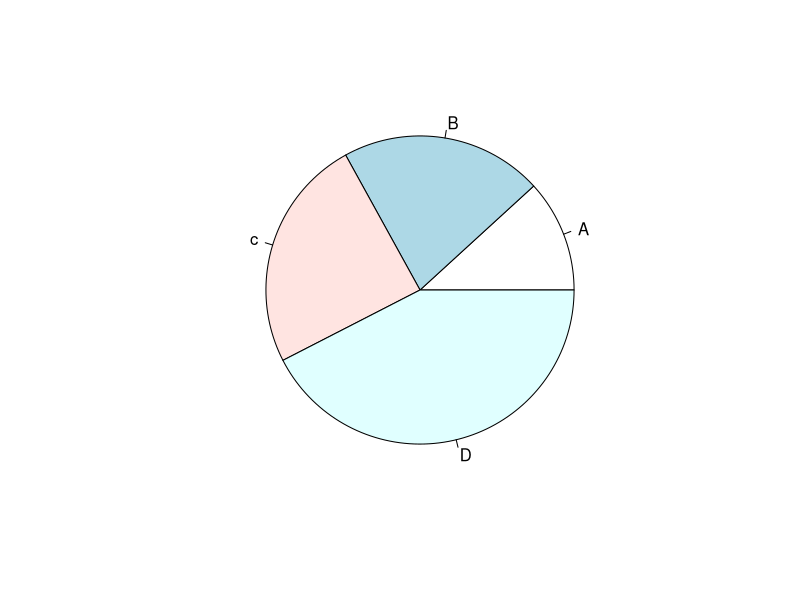
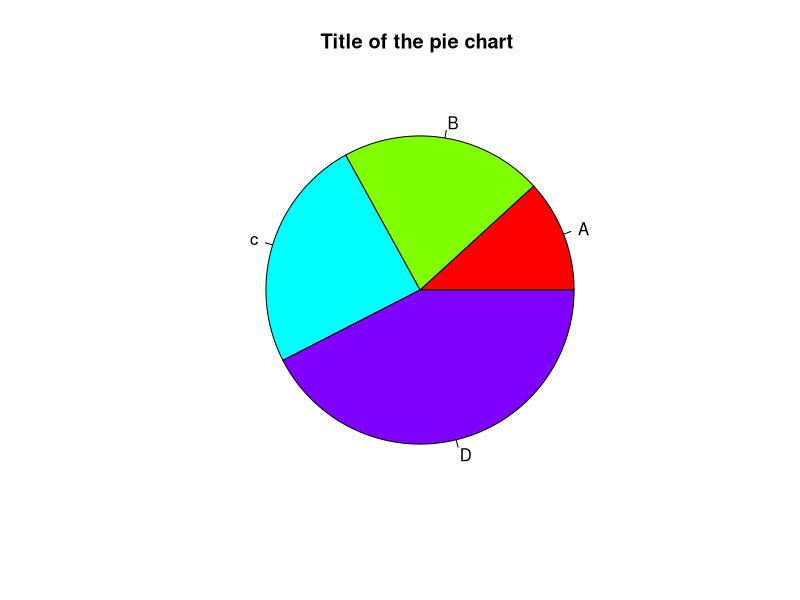
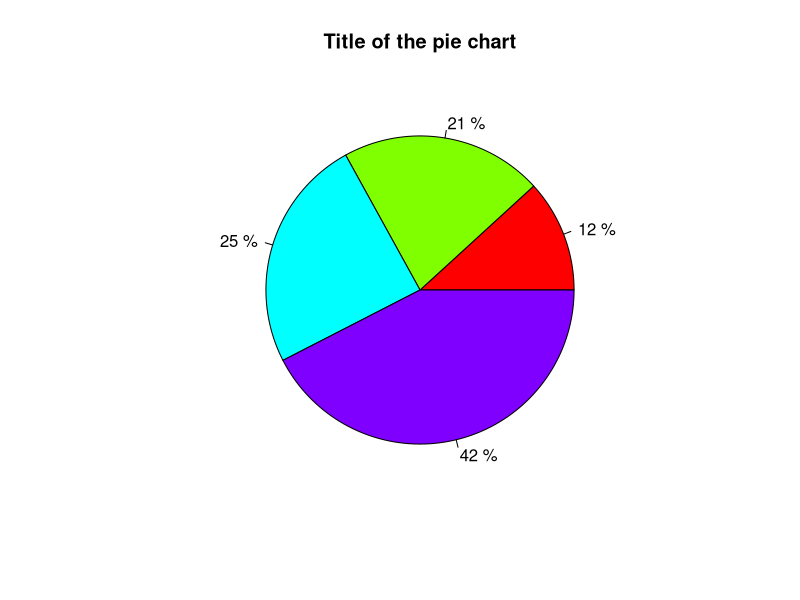
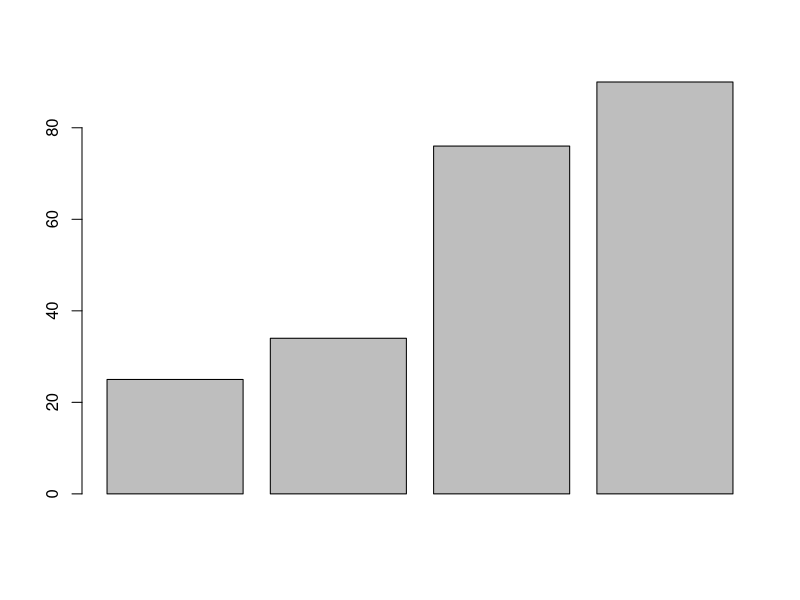
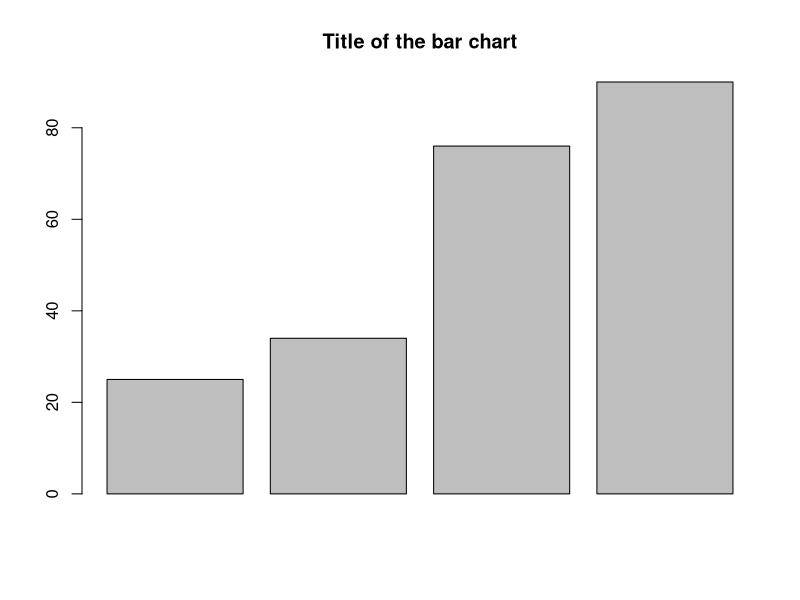
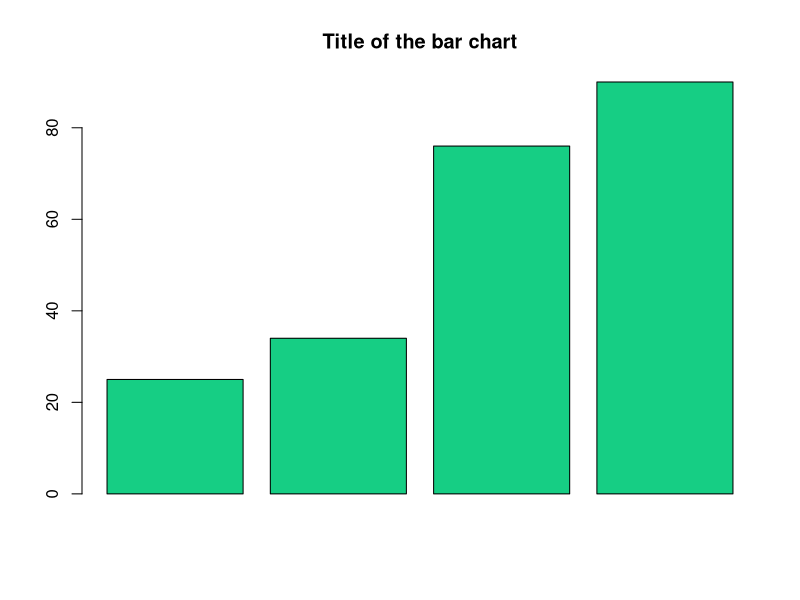
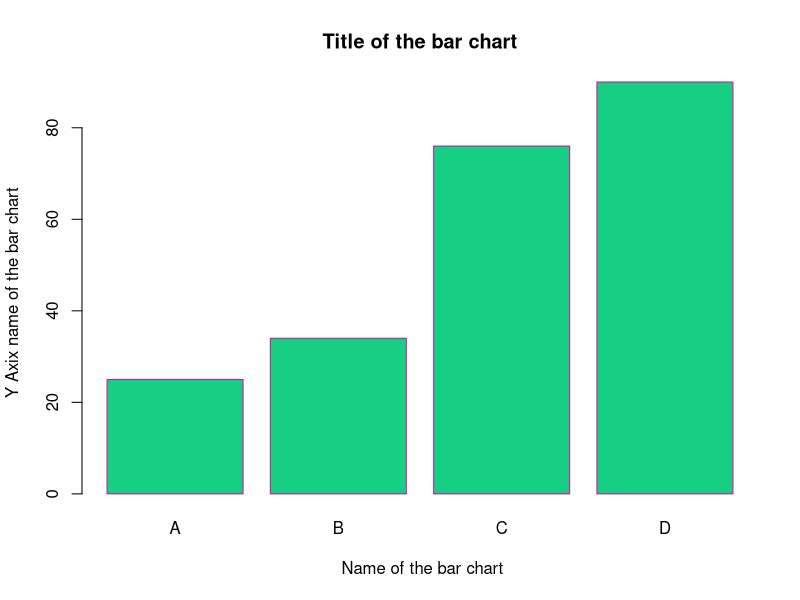
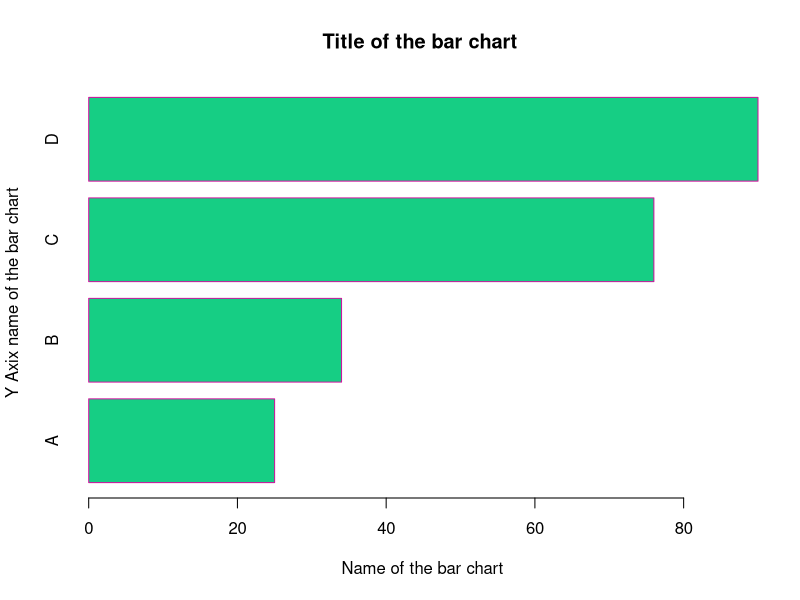

These charts were generated, in order, by the following R code:
# Assign a value to variable A
A <- 20

# Print the value of A
A


# -------------------------------
# Assign different types of data
# -------------------------------

w = 45        # Integer value
e = 67.5      # Numeric (decimal) value
s = "Amal"    # Character (string) value
r = TRUE      # Logical (boolean) value


# -----------------------------------------
# Display the data type (class) of variables
# -----------------------------------------

class(w)  # Returns "numeric" (R treats integers as numeric)
class(e)  # Returns "numeric"
class(s)  # Returns "character"
class(r)  # Returns "logical"


# -------------------------------
# VECTORS (One-dimensional arrays)
# -------------------------------

vec_num1 = c(1:5)                 # Vector from 1 to 5
vec_num2 = c(20, 10, 30, 25, 40) # Custom numeric vector
vec_num3 = c(1:9)                # Vector from 1 to 9

vec_num4 = c(2, 2, 2)            # Vector with repeated values
vec_num5 = c(2, 4, 6)            # Another numeric vector


# Print vectors
vec_num1
vec_num2
vec_num3


# -------------------------------
# Vector Arithmetic Operations
# -------------------------------

vec_num1 + vec_num2  # Element-wise addition
vec_num1 * vec_num2  # Element-wise multiplication
vec_num1 - vec_num2  # Element-wise subtraction
vec_num1 / vec_num2  # Element-wise division
vec_num5 ^ vec_num4  # Exponentiation (power)


# -------------------------------
# MATRICES (2D Arrays)
# -------------------------------

z = c(1:6)                 # Data for first matrix
u = c(4, 5, 6, 7, 8, 1)   # Data for second matrix

# Create matrix A (filled column-wise)
mat_A = matrix(data = z, nrow = 3, ncol = 2, byrow = FALSE)

mat_A

# Create matrix B (filled row-wise)
mat_B = matrix(data = u, nrow = 3, ncol = 2, byrow = TRUE)

mat_B


# -------------------------------
# Matrix Operations
# -------------------------------

# Matrix addition
add_AB = mat_A + mat_B   
add_AB

# Matrix subtraction
sub_AB = mat_A - mat_B   
sub_AB

# Element-wise division
dev_AB = mat_A / mat_B  
dev_AB

mul_AB = mat_A * mat_B   # Element-wise multiplication
mul_AB


# -------------------------------
# DATA FRAMES
# -------------------------------

a = c(10, 20, 30, 40)   # Numeric vector
b = c(1:4)              # Sequence vector
c = c('M', 'I', 'S', 'O')  # Character vector

# Create a data frame
df_MY = data.frame(a, b, c)

# Rename columns
names(df_MY) = c('ID', 'Values', 'Names')

# Print the data frame
df_MY

# PIE CHART
x = c(25, 45, 52 ,90)
y = c("A","B","c","D")

pie(x, y)

#advance Pie
pie(x,y, main = "Title of the pie chart ", col = rainbow(4))

#percentage cal
r = round(x/sum(x)*100)
r

new_label = paste(r, "%")
new_label

pie(x, new_label, main = "Title of the pie chart", col = rainbow(4))

#Bar charts
bar= c(25,34,76,90)

barplot(bar)

barplot(bar, main="Title of the bar chart")

barplot(bar, main="Title of the bar chart", col = "#16cE84")

barplot(bar, main="Title of the bar chart", col = "#16cE84",
        border = "#CE169E", names.arg= c("A", "B","C", "D"),
        xlab = " Name of the bar chart", ylab = "Y Axix name of the bar chart " )

barplot(bar, main="Title of the bar chart", col = "#16ce84",
        border = "#CE169E", names.arg= c("A", "B","C", "D"),
        xlab = " Name of the bar chart", ylab = "Y Axix name of the bar chart ",
        horiz = TRUE )

#read Dataset
getwd()

Student_data =read.csv("stu.csv", header = TRUE, sep = ",")
Student_data

#Central Tendency
#Measures of location 
#1) Mean (add all values divide by how many values there are)
# ex 6,7,8
#Mean = (6+7+8)/3 = 7
mean(Student_data$Marks)

#2) Median (put numbers in order to pick the middle number)
median(Student_data$Marks)

#3) Mode(Most repeated value)
#find the mode
mode_function <- function(x){
  ux <- unique(x)
  ux[which.max(tabulate(match(x,ux)))]
}

mode_function(Student_data$Marks)

#Measures of Dispersion(Range, Variance, Standalone Deviation,
#IOR, Box plots)
#means how spread out the data is (Measure data variability)
getwd()

Student_data =read.csv("stu.csv", header = TRUE, sep = ",")
Student_data

#Calculate Range
range_marks <- max(Student_data$Marks) - min(Student_data$Marks)
range_marks

#Calculate IOR Interquartile Range
iqr_marks <- IQR(Student_data$Marks)
iqr_marks

#variance and Standard Deviation
var_marks <- var(Student_data$Marks)
var_marks

sd_marks <- sd(Student_data$Marks)
sd_marks
